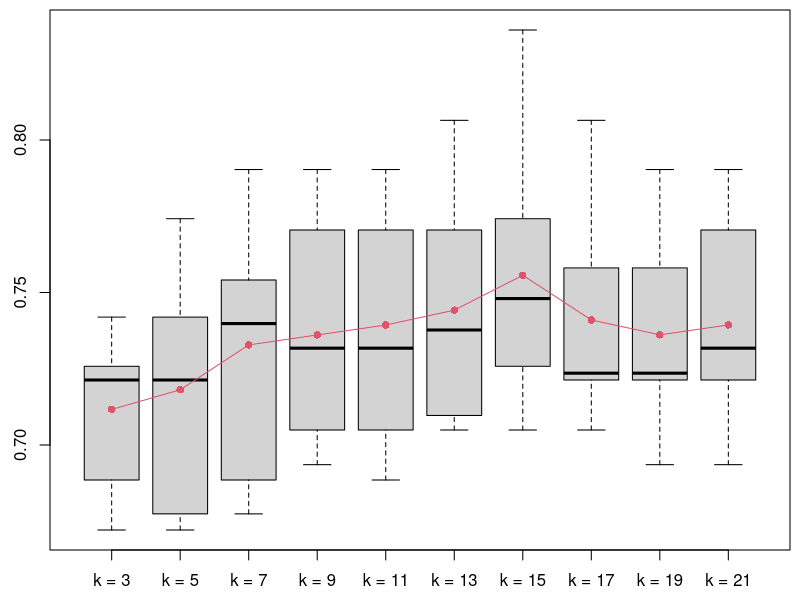
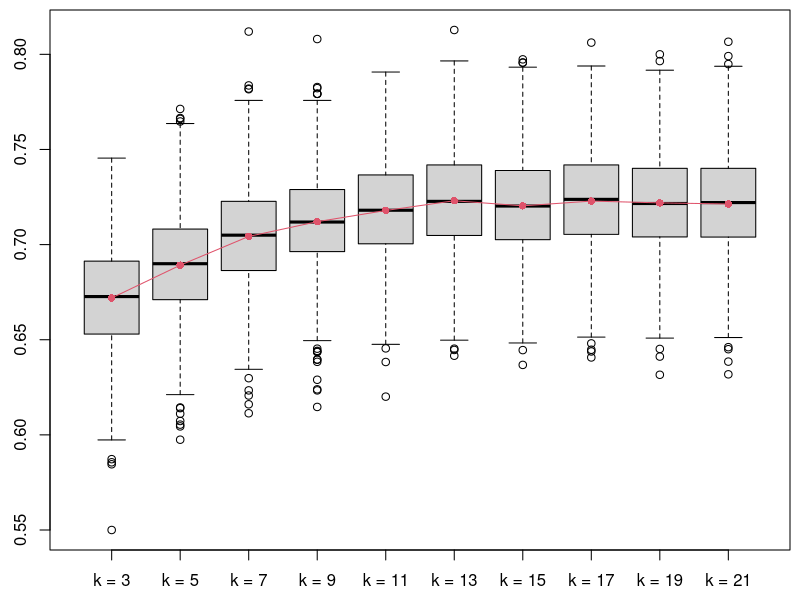
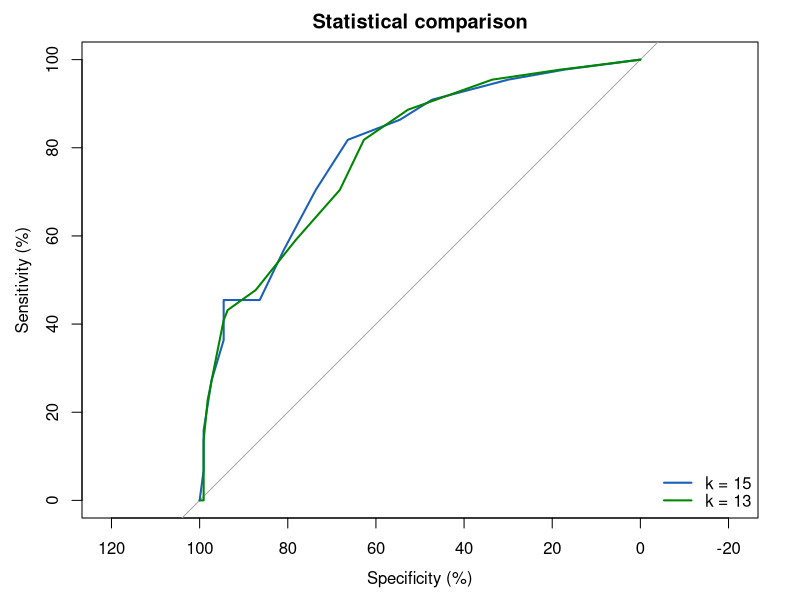
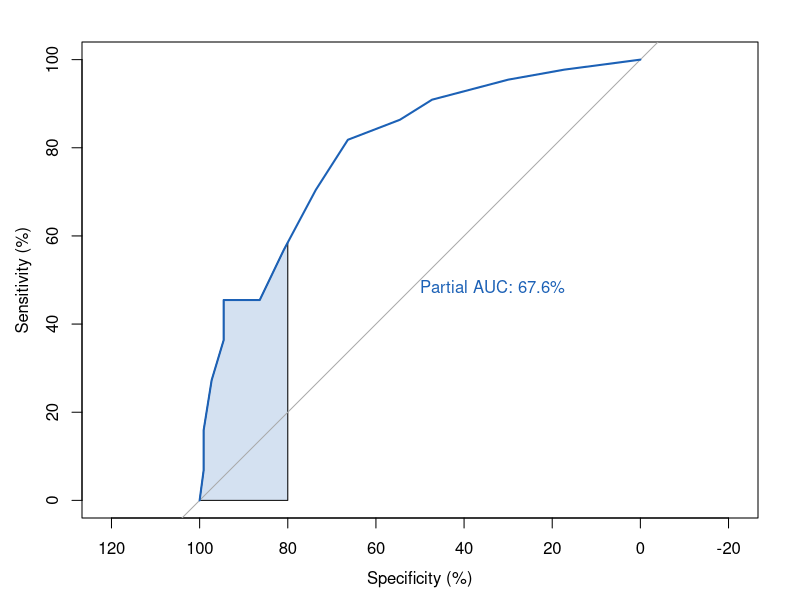

Source code (R) for these figures, in order:
## ---- chunk 1
options(digits = 3, width = 150)
## ---- chunk 2
# Set random seed
set.seed(999)

# Packages
library(caret) # for knn3, confusionMatrix
library(pROC) # for roc, auc

# Data
data(PimaIndiansDiabetes, package = "mlbench")
## ---- chunk 3
dim(PimaIndiansDiabetes)
head(PimaIndiansDiabetes)
## ---- chunk 4
str(PimaIndiansDiabetes)
## ---- chunk 5
nr <- nrow(PimaIndiansDiabetes)
train.id <- sample(nr, nr * 0.8)

training <- PimaIndiansDiabetes[train.id, ]
testing <- PimaIndiansDiabetes[-train.id, ]
## ---- chunk 6
dim(training)
dim(testing)
## ---- chunk 7
n.folds <- 10
foldid <- sample(cut(1:nrow(training), n.folds, labels = FALSE))
table(foldid)
## ---- chunk 8
true.label <- training$diabetes[foldid == 1]
knn.mod <- knn3(diabetes ~ ., data = training[foldid != 1, ], k = 3)
knn.pred <- predict(knn.mod, newdata = training[foldid == 1, ], type = "class")
knn.pred
## ---- chunk 9
table(Reality = true.label, Prediction = knn.pred)
## ---- chunk 10
mean(true.label == knn.pred)
## ---- chunk 11
k.grid <- seq(3, 21, by = 2)
## ---- chunk 12
k.grid <- seq(3, 21, by = 2)

acc.cv <- sapply(k.grid, \(k) {
  sapply(1:n.folds, \(x) {
    true.label <- training$diabetes[foldid == x]
    knn.mod <- knn3(diabetes ~ ., data = training[foldid != x, ], k = k)
    knn.pred <- predict(knn.mod, newdata = training[foldid == x, ], type = "class")
    return(mean(true.label == knn.pred))
  })
})

dimnames(acc.cv) <- list(paste('fold =', 1:n.folds), paste('k =', k.grid))
## ---- chunk 13
acc.cv
## ---- chunk 14
#| fig-width: 8
#| fig-height: 4

par(mai = c(0.5, 0.5, 0.1, 0.1))
boxplot(acc.cv)
points(1:ncol(acc.cv), colMeans(acc.cv), col = 2, pch = 16, type = 'o')
## ---- chunk 15
(k.optim.cv <- k.grid[which.max(colMeans(acc.cv))])
## ---- chunk 16
boot.id <- sample(nrow(training), nrow(training), replace = TRUE)
true.label <- training$diabetes[-boot.id]
## ---- chunk 17
knn.mod <- knn3(diabetes ~ ., data = training[boot.id, ], k = 3)
knn.pred <- predict(knn.mod, newdata = training[-boot.id, ], type = "class")
## ---- chunk 18
table(Reality = true.label, Prediction = knn.pred)
## ---- chunk 19
mean(true.label == knn.pred)
## ---- chunk 20
B <- 1000
k.grid <- seq(3, 21, by = 2)

acc.boot <- sapply(k.grid, \(k) {
  replicate(B, {
    boot.id <- sample(nrow(training), nrow(training), replace = TRUE)
    true.label <- training$diabetes[-boot.id]
    knn.mod <- knn3(diabetes ~ ., data = training[boot.id, ], k = k)
    knn.pred <- predict(knn.mod, newdata = training[-boot.id, ], type = "class")
    return(mean(true.label == knn.pred))
  })
})

dimnames(acc.boot) <- list(paste('Bootstrap =', 1:B), paste('k =', k.grid))
## ---- chunk 21
head(acc.boot)
tail(acc.boot)
## ---- chunk 22
#| fig-width: 8
#| fig-height: 4

par(mai = c(0.5, 0.5, 0.1, 0.1))
boxplot(acc.boot)
points(1:ncol(acc.boot), colMeans(acc.boot), col = 2, pch = 16, type = 'o')
## ---- chunk 23
(k.optim.boot <- k.grid[which.max(colMeans(acc.boot))])
## ---- chunk 24
knn.mod.cv <- knn3(diabetes ~ ., data = training, k = k.optim.cv)
## ---- chunk 25
knn.mod.boot <- knn3(diabetes ~ ., data = training, k = k.optim.boot)
## ---- chunk 26
knn.pred.cv <- predict(knn.mod.cv, newdata = testing, type = "class")
confusionMatrix(knn.pred.cv, testing$diabetes, positive = "pos", mode = "everything")
## ---- chunk 27
knn.pred.boot <- predict(knn.mod.boot, newdata = testing, type = "class")
confusionMatrix(knn.pred.boot, testing$diabetes, positive = "pos", mode = "everything")
## ---- chunk 28
#| fig-width: 5

knn.prob.cv <- predict(knn.mod.cv, newdata = testing, type = "prob")
knn.prob.boot <- predict(knn.mod.boot, newdata = testing, type = "prob")

roc.knn.cv <- plot.roc(testing$diabetes, knn.prob.cv[, 2],
                       percent = TRUE, col = "#1c61b6",
                       main = "Statistical comparison")

roc.knn.boot <- lines.roc(testing$diabetes, knn.prob.boot[, 2],
                          percent = TRUE, col = "#008600")

legend("bottomright", legend = paste("k =", c(k.optim.cv, k.optim.boot)),
       col = c("#1c61b6", "#008600"), lwd = 2, bty = 'n')
## ---- chunk 29
auc(roc.knn.cv)
auc(roc.knn.boot)
## ---- chunk 30
auc(roc.knn.cv, partial.auc = c(100, 80),
    partial.auc.focus = "specificity", partial.auc.correct = TRUE)
## ---- chunk 31
#| fig-width: 5

plot.roc(testing$diabetes, knn.prob.cv[, 2], col = "#1c61b6",
         percent = TRUE, partial.auc = c(100, 80),
         partial.auc.correct = TRUE, print.auc = TRUE,
         auc.polygon = TRUE, auc.polygon.col = "#1c61b630")
